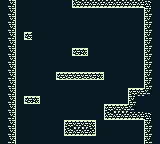

Below is a game level as drawn by its tile map, then a one-line description and the .tmx file that defines it, in full:
An orthogonal 20x18 tile map with 8x8 px tiles, 2 tile layers (Tile Layer 1, Tile Layer 2).

<map version="1.5" tiledversion="1.7.2" orientation="orthogonal" renderorder="right-down" width="20" height="18" tilewidth="8" tileheight="8" infinite="0" nextlayerid="3" nextobjectid="1">
 <tileset firstgid="1" name="bgTiles" tilewidth="8" tileheight="8" tilecount="48" columns="8">
  <image source="../bgTiles.png" width="64" height="48" />
 </tileset>
 <layer id="1" name="Tile Layer 1" width="20" height="18">
  <data encoding="csv">
10,10,10,10,10,10,10,10,10,10,10,10,10,10,10,10,10,10,10,10,
10,10,10,10,10,10,10,10,10,10,10,10,10,10,10,10,10,10,10,10,
10,10,10,10,10,10,10,10,10,10,10,10,10,10,10,10,10,10,10,10,
10,10,10,10,10,10,10,10,10,10,10,10,10,10,10,10,10,10,10,10,
10,10,10,10,10,10,10,10,10,10,10,10,10,10,10,10,10,10,10,10,
10,10,10,10,10,10,10,10,10,10,10,10,10,10,10,10,10,10,10,10,
10,10,10,10,10,10,10,10,10,10,10,10,10,10,10,10,10,10,10,10,
10,10,10,10,10,10,10,10,10,10,10,10,10,10,10,10,10,10,10,10,
10,10,10,10,10,10,10,10,10,10,10,10,10,10,10,10,10,10,10,10,
10,10,10,10,10,10,10,10,10,10,10,10,10,10,10,10,10,10,10,10,
10,10,10,10,10,10,10,10,10,10,10,10,10,10,10,10,10,10,10,10,
10,10,10,10,10,10,10,10,10,10,10,10,10,10,10,10,10,10,10,10,
10,10,10,10,10,10,10,10,10,10,10,10,10,10,10,10,10,10,10,10,
10,10,10,10,10,10,10,10,10,10,10,10,10,10,10,10,10,10,10,10,
10,10,10,10,10,10,10,10,10,10,10,10,10,10,10,10,10,10,10,10,
10,10,10,10,10,10,10,10,10,10,10,10,10,10,10,10,10,10,10,10,
10,10,10,10,10,10,10,10,10,10,10,10,10,10,10,10,10,10,10,10,
10,10,10,10,10,10,10,10,10,10,10,10,10,10,10,10,10,10,10,10
</data>
 </layer>
 <layer id="2" name="Tile Layer 2" width="20" height="18">
  <data encoding="csv">
0,11,0,0,0,0,0,0,0,17,18,18,18,18,18,18,18,18,27,0,
0,11,0,0,0,0,0,0,0,0,0,0,0,0,0,0,0,0,9,0,
0,11,0,0,0,0,0,0,0,0,0,0,0,0,0,0,0,0,9,0,
0,11,0,0,0,0,0,0,0,0,0,0,0,0,0,0,0,0,9,0,
0,11,0,4,15,46,0,0,0,0,0,0,0,0,0,0,0,0,9,0,
0,11,0,23,38,0,0,0,0,0,0,0,0,0,0,0,0,0,9,0,
0,11,0,0,0,0,0,0,0,4,6,0,0,0,0,0,0,0,9,0,
0,11,0,0,0,0,0,0,0,23,38,0,0,0,0,0,0,0,9,0,
0,11,0,0,0,0,0,0,0,0,0,0,0,0,0,0,0,0,9,0,
0,11,0,0,0,0,0,4,5,5,5,5,6,0,0,0,0,0,9,0,
0,11,0,0,0,0,0,0,0,0,0,0,0,0,0,0,0,0,9,0,
0,11,0,0,0,0,0,0,0,0,0,0,0,0,0,0,1,2,43,0,
0,11,0,4,6,0,0,0,0,0,0,0,0,7,8,0,9,0,0,0,
0,11,0,0,0,0,0,0,0,0,0,0,0,1,2,2,43,0,0,0,
0,11,0,0,0,0,0,0,0,0,0,0,0,17,18,18,18,18,27,0,
0,11,0,0,0,0,0,0,1,2,2,3,0,0,0,0,0,0,9,0,
0,11,0,0,0,0,0,0,17,18,18,19,0,0,0,0,0,0,9,0,
0,11,0,0,0,0,0,0,0,0,0,0,0,0,0,0,0,0,9,0
</data>
 </layer>
</map>